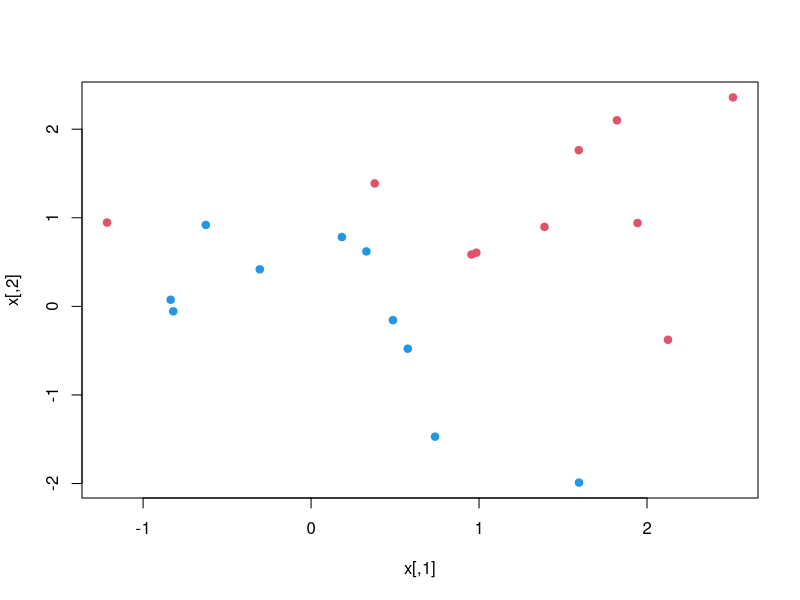
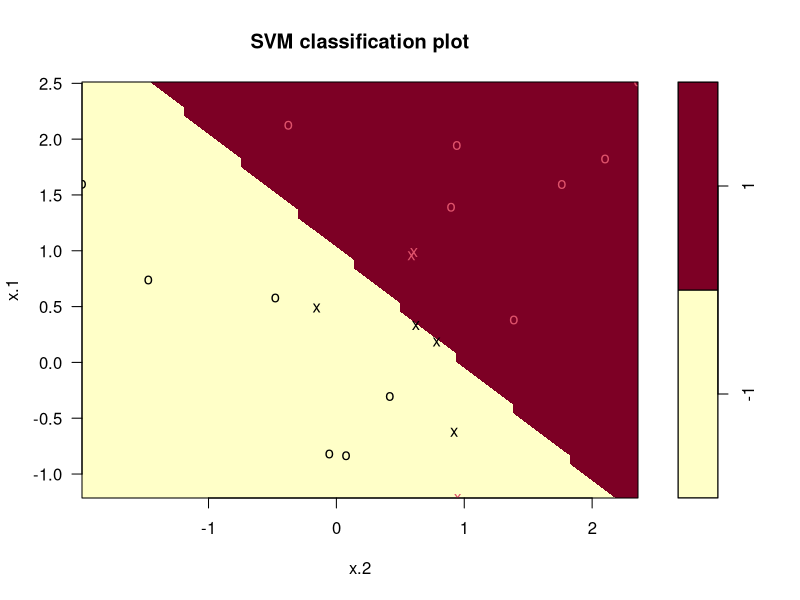
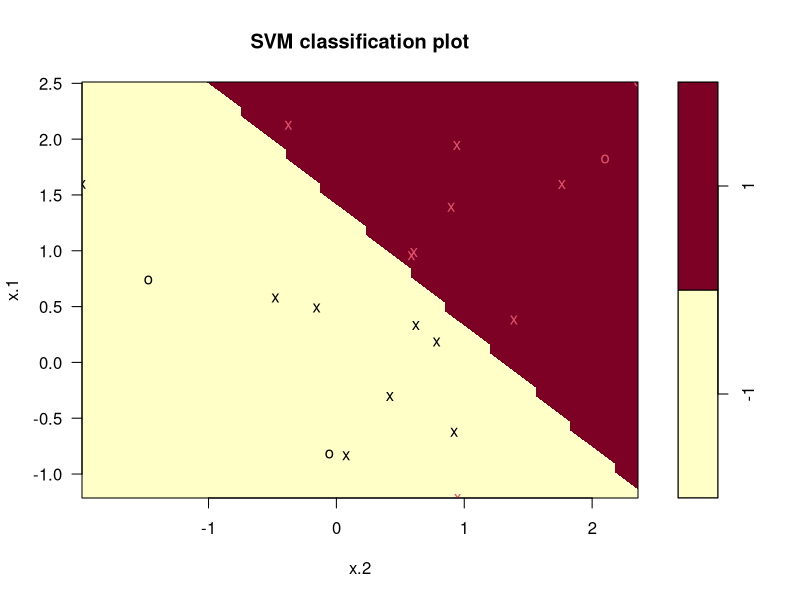

Reproduce these figures in R, in order.

### generate data ###

set.seed(1)
x=matrix(rnorm(20*2), ncol=2)
y=c(rep(-1,10), rep(1,10))
x[y==1,]=x[y==1,]+1

plot(x, col=(3-y),pch=19)

### Cost and its impact on margin width and no. of SVs ###

dat=data.frame(x=x, y=as.factor(y))
library(e1071)

svmfit = svm(y~ ., data=dat, kernel="linear", cost=10, scale=FALSE)

plot(svmfit , dat)
summary(svmfit)
svmfit$index

### Refit model with lower cost ###

svmfit=svm(y~ ., data=dat, kernel="linear", cost=0.1, scale=FALSE)
plot(svmfit , dat)
summary(svmfit)
svmfit$index

### find best parameter values ###

set.seed(1)
tune.out=tune(svm, y~ ., data=dat, kernel="linear", ranges=list(cost=c(0.001, 0.09, 0.1, 0.2,5,10,100)))

summary(tune.out)

bestmod=tune.out$best.model
summary(bestmod)

xtest=matrix(rnorm(20*2), ncol=2)
ytest=sample(c(-1,1), 20, rep=TRUE)
xtest[ytest==1,]=xtest[ytest==1,] + 1
testdat=data.frame(x=xtest, y=as.factor(ytest))

ypred=predict(bestmod ,testdat)
table(predict=ypred, truth=testdat$y)

### decrease cost and predict ###
svmfit=svm(y~ ., data=dat, kernel="linear", cost=.01, scale=FALSE)
ypred=predict(svmfit ,testdat)
table(predict=ypred, truth=testdat$y)




